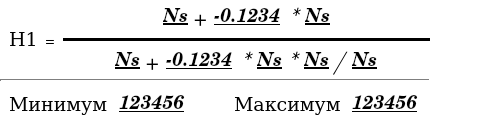
<?xml version="1.0" encoding="UTF-8"?>
<ui version="4.0">
 <class>SPRFormulaItemWidget</class>
 <widget class="QWidget" name="SPRFormulaItemWidget">
  <property name="geometry">
   <rect>
    <x>0</x>
    <y>0</y>
    <width>502</width>
    <height>135</height>
   </rect>
  </property>
  <property name="palette">
   <palette>
    <active>
     <colorrole role="WindowText">
      <brush brushstyle="SolidPattern">
       <color alpha="255">
        <red>0</red>
        <green>0</green>
        <blue>0</blue>
       </color>
      </brush>
     </colorrole>
     <colorrole role="Button">
      <brush brushstyle="SolidPattern">
       <color alpha="255">
        <red>255</red>
        <green>255</green>
        <blue>255</blue>
       </color>
      </brush>
     </colorrole>
     <colorrole role="Light">
      <brush brushstyle="SolidPattern">
       <color alpha="255">
        <red>255</red>
        <green>255</green>
        <blue>255</blue>
       </color>
      </brush>
     </colorrole>
     <colorrole role="Midlight">
      <brush brushstyle="SolidPattern">
       <color alpha="255">
        <red>255</red>
        <green>255</green>
        <blue>255</blue>
       </color>
      </brush>
     </colorrole>
     <colorrole role="Dark">
      <brush brushstyle="SolidPattern">
       <color alpha="255">
        <red>127</red>
        <green>127</green>
        <blue>127</blue>
       </color>
      </brush>
     </colorrole>
     <colorrole role="Mid">
      <brush brushstyle="SolidPattern">
       <color alpha="255">
        <red>170</red>
        <green>170</green>
        <blue>170</blue>
       </color>
      </brush>
     </colorrole>
     <colorrole role="Text">
      <brush brushstyle="SolidPattern">
       <color alpha="255">
        <red>0</red>
        <green>0</green>
        <blue>0</blue>
       </color>
      </brush>
     </colorrole>
     <colorrole role="BrightText">
      <brush brushstyle="SolidPattern">
       <color alpha="255">
        <red>255</red>
        <green>255</green>
        <blue>255</blue>
       </color>
      </brush>
     </colorrole>
     <colorrole role="ButtonText">
      <brush brushstyle="SolidPattern">
       <color alpha="255">
        <red>0</red>
        <green>0</green>
        <blue>0</blue>
       </color>
      </brush>
     </colorrole>
     <colorrole role="Base">
      <brush brushstyle="SolidPattern">
       <color alpha="255">
        <red>255</red>
        <green>255</green>
        <blue>255</blue>
       </color>
      </brush>
     </colorrole>
     <colorrole role="Window">
      <brush brushstyle="SolidPattern">
       <color alpha="255">
        <red>255</red>
        <green>255</green>
        <blue>255</blue>
       </color>
      </brush>
     </colorrole>
     <colorrole role="Shadow">
      <brush brushstyle="SolidPattern">
       <color alpha="255">
        <red>0</red>
        <green>0</green>
        <blue>0</blue>
       </color>
      </brush>
     </colorrole>
     <colorrole role="AlternateBase">
      <brush brushstyle="SolidPattern">
       <color alpha="255">
        <red>255</red>
        <green>255</green>
        <blue>255</blue>
       </color>
      </brush>
     </colorrole>
     <colorrole role="ToolTipBase">
      <brush brushstyle="SolidPattern">
       <color alpha="255">
        <red>255</red>
        <green>255</green>
        <blue>220</blue>
       </color>
      </brush>
     </colorrole>
     <colorrole role="ToolTipText">
      <brush brushstyle="SolidPattern">
       <color alpha="255">
        <red>0</red>
        <green>0</green>
        <blue>0</blue>
       </color>
      </brush>
     </colorrole>
    </active>
    <inactive>
     <colorrole role="WindowText">
      <brush brushstyle="SolidPattern">
       <color alpha="255">
        <red>0</red>
        <green>0</green>
        <blue>0</blue>
       </color>
      </brush>
     </colorrole>
     <colorrole role="Button">
      <brush brushstyle="SolidPattern">
       <color alpha="255">
        <red>255</red>
        <green>255</green>
        <blue>255</blue>
       </color>
      </brush>
     </colorrole>
     <colorrole role="Light">
      <brush brushstyle="SolidPattern">
       <color alpha="255">
        <red>255</red>
        <green>255</green>
        <blue>255</blue>
       </color>
      </brush>
     </colorrole>
     <colorrole role="Midlight">
      <brush brushstyle="SolidPattern">
       <color alpha="255">
        <red>255</red>
        <green>255</green>
        <blue>255</blue>
       </color>
      </brush>
     </colorrole>
     <colorrole role="Dark">
      <brush brushstyle="SolidPattern">
       <color alpha="255">
        <red>127</red>
        <green>127</green>
        <blue>127</blue>
       </color>
      </brush>
     </colorrole>
     <colorrole role="Mid">
      <brush brushstyle="SolidPattern">
       <color alpha="255">
        <red>170</red>
        <green>170</green>
        <blue>170</blue>
       </color>
      </brush>
     </colorrole>
     <colorrole role="Text">
      <brush brushstyle="SolidPattern">
       <color alpha="255">
        <red>0</red>
        <green>0</green>
        <blue>0</blue>
       </color>
      </brush>
     </colorrole>
     <colorrole role="BrightText">
      <brush brushstyle="SolidPattern">
       <color alpha="255">
        <red>255</red>
        <green>255</green>
        <blue>255</blue>
       </color>
      </brush>
     </colorrole>
     <colorrole role="ButtonText">
      <brush brushstyle="SolidPattern">
       <color alpha="255">
        <red>0</red>
        <green>0</green>
        <blue>0</blue>
       </color>
      </brush>
     </colorrole>
     <colorrole role="Base">
      <brush brushstyle="SolidPattern">
       <color alpha="255">
        <red>255</red>
        <green>255</green>
        <blue>255</blue>
       </color>
      </brush>
     </colorrole>
     <colorrole role="Window">
      <brush brushstyle="SolidPattern">
       <color alpha="255">
        <red>255</red>
        <green>255</green>
        <blue>255</blue>
       </color>
      </brush>
     </colorrole>
     <colorrole role="Shadow">
      <brush brushstyle="SolidPattern">
       <color alpha="255">
        <red>0</red>
        <green>0</green>
        <blue>0</blue>
       </color>
      </brush>
     </colorrole>
     <colorrole role="AlternateBase">
      <brush brushstyle="SolidPattern">
       <color alpha="255">
        <red>255</red>
        <green>255</green>
        <blue>255</blue>
       </color>
      </brush>
     </colorrole>
     <colorrole role="ToolTipBase">
      <brush brushstyle="SolidPattern">
       <color alpha="255">
        <red>255</red>
        <green>255</green>
        <blue>220</blue>
       </color>
      </brush>
     </colorrole>
     <colorrole role="ToolTipText">
      <brush brushstyle="SolidPattern">
       <color alpha="255">
        <red>0</red>
        <green>0</green>
        <blue>0</blue>
       </color>
      </brush>
     </colorrole>
    </inactive>
    <disabled>
     <colorrole role="WindowText">
      <brush brushstyle="SolidPattern">
       <color alpha="255">
        <red>127</red>
        <green>127</green>
        <blue>127</blue>
       </color>
      </brush>
     </colorrole>
     <colorrole role="Button">
      <brush brushstyle="SolidPattern">
       <color alpha="255">
        <red>255</red>
        <green>255</green>
        <blue>255</blue>
       </color>
      </brush>
     </colorrole>
     <colorrole role="Light">
      <brush brushstyle="SolidPattern">
       <color alpha="255">
        <red>255</red>
        <green>255</green>
        <blue>255</blue>
       </color>
      </brush>
     </colorrole>
     <colorrole role="Midlight">
      <brush brushstyle="SolidPattern">
       <color alpha="255">
        <red>255</red>
        <green>255</green>
        <blue>255</blue>
       </color>
      </brush>
     </colorrole>
     <colorrole role="Dark">
      <brush brushstyle="SolidPattern">
       <color alpha="255">
        <red>127</red>
        <green>127</green>
        <blue>127</blue>
       </color>
      </brush>
     </colorrole>
     <colorrole role="Mid">
      <brush brushstyle="SolidPattern">
       <color alpha="255">
        <red>170</red>
        <green>170</green>
        <blue>170</blue>
       </color>
      </brush>
     </colorrole>
     <colorrole role="Text">
      <brush brushstyle="SolidPattern">
       <color alpha="255">
        <red>127</red>
        <green>127</green>
        <blue>127</blue>
       </color>
      </brush>
     </colorrole>
     <colorrole role="BrightText">
      <brush brushstyle="SolidPattern">
       <color alpha="255">
        <red>255</red>
        <green>255</green>
        <blue>255</blue>
       </color>
      </brush>
     </colorrole>
     <colorrole role="ButtonText">
      <brush brushstyle="SolidPattern">
       <color alpha="255">
        <red>127</red>
        <green>127</green>
        <blue>127</blue>
       </color>
      </brush>
     </colorrole>
     <colorrole role="Base">
      <brush brushstyle="SolidPattern">
       <color alpha="255">
        <red>255</red>
        <green>255</green>
        <blue>255</blue>
       </color>
      </brush>
     </colorrole>
     <colorrole role="Window">
      <brush brushstyle="SolidPattern">
       <color alpha="255">
        <red>255</red>
        <green>255</green>
        <blue>255</blue>
       </color>
      </brush>
     </colorrole>
     <colorrole role="Shadow">
      <brush brushstyle="SolidPattern">
       <color alpha="255">
        <red>0</red>
        <green>0</green>
        <blue>0</blue>
       </color>
      </brush>
     </colorrole>
     <colorrole role="AlternateBase">
      <brush brushstyle="SolidPattern">
       <color alpha="255">
        <red>255</red>
        <green>255</green>
        <blue>255</blue>
       </color>
      </brush>
     </colorrole>
     <colorrole role="ToolTipBase">
      <brush brushstyle="SolidPattern">
       <color alpha="255">
        <red>255</red>
        <green>255</green>
        <blue>220</blue>
       </color>
      </brush>
     </colorrole>
     <colorrole role="ToolTipText">
      <brush brushstyle="SolidPattern">
       <color alpha="255">
        <red>0</red>
        <green>0</green>
        <blue>0</blue>
       </color>
      </brush>
     </colorrole>
    </disabled>
   </palette>
  </property>
  <property name="font">
   <font>
    <family>Comic Sans MS</family>
    <pointsize>14</pointsize>
   </font>
  </property>
  <property name="windowTitle">
   <string>Form</string>
  </property>
  <layout class="QHBoxLayout" name="horizontalLayout_6">
   <property name="leftMargin">
    <number>0</number>
   </property>
   <property name="topMargin">
    <number>0</number>
   </property>
   <property name="rightMargin">
    <number>0</number>
   </property>
   <property name="bottomMargin">
    <number>0</number>
   </property>
   <item>
    <widget class="QWidget" name="widget_6" native="true">
     <layout class="QVBoxLayout" name="verticalLayout_2">
      <property name="spacing">
       <number>0</number>
      </property>
      <property name="leftMargin">
       <number>0</number>
      </property>
      <property name="topMargin">
       <number>0</number>
      </property>
      <property name="rightMargin">
       <number>0</number>
      </property>
      <property name="bottomMargin">
       <number>0</number>
      </property>
      <item>
       <widget class="QWidget" name="widget_5" native="true">
        <layout class="QHBoxLayout" name="horizontalLayout_5">
         <property name="spacing">
          <number>0</number>
         </property>
         <property name="leftMargin">
          <number>0</number>
         </property>
         <property name="topMargin">
          <number>0</number>
         </property>
         <property name="rightMargin">
          <number>0</number>
         </property>
         <property name="bottomMargin">
          <number>0</number>
         </property>
         <item>
          <widget class="QWidget" name="widget_4" native="true">
           <layout class="QHBoxLayout" name="horizontalLayout_4">
            <item>
             <widget class="QLabel" name="lResult">
              <property name="font">
               <font>
                <family>DejaVu Serif</family>
                <weight>50</weight>
                <italic>false</italic>
                <bold>false</bold>
                <underline>false</underline>
               </font>
              </property>
              <property name="text">
               <string>H1</string>
              </property>
             </widget>
            </item>
            <item>
             <widget class="QLabel" name="label_2">
              <property name="font">
               <font>
                <underline>false</underline>
               </font>
              </property>
              <property name="text">
               <string>=</string>
              </property>
             </widget>
            </item>
           </layout>
          </widget>
         </item>
         <item>
          <widget class="QWidget" name="widget_3" native="true">
           <layout class="QVBoxLayout" name="verticalLayout">
            <property name="spacing">
             <number>3</number>
            </property>
            <property name="leftMargin">
             <number>0</number>
            </property>
            <property name="topMargin">
             <number>0</number>
            </property>
            <property name="rightMargin">
             <number>0</number>
            </property>
            <property name="bottomMargin">
             <number>0</number>
            </property>
            <item>
             <widget class="QWidget" name="widget" native="true">
              <layout class="QHBoxLayout" name="horizontalLayout">
               <property name="spacing">
                <number>3</number>
               </property>
               <property name="leftMargin">
                <number>0</number>
               </property>
               <property name="topMargin">
                <number>0</number>
               </property>
               <property name="rightMargin">
                <number>0</number>
               </property>
               <property name="bottomMargin">
                <number>0</number>
               </property>
               <item>
                <spacer name="horizontalSpacer">
                 <property name="orientation">
                  <enum>Qt::Horizontal</enum>
                 </property>
                 <property name="sizeHint" stdset="0">
                  <size>
                   <width>40</width>
                   <height>20</height>
                  </size>
                 </property>
                </spacer>
               </item>
               <item>
                <widget class="SPRFormulaElement" name="lElementUp1">
                 <property name="font">
                  <font>
                   <family>Century Schoolbook L</family>
                   <weight>75</weight>
                   <italic>true</italic>
                   <bold>true</bold>
                   <underline>true</underline>
                  </font>
                 </property>
                 <property name="autoFillBackground">
                  <bool>false</bool>
                 </property>
                 <property name="lineWidth">
                  <number>0</number>
                 </property>
                 <property name="text">
                  <string>Ns</string>
                 </property>
                </widget>
               </item>
               <item>
                <widget class="QLabel" name="label_4">
                 <property name="font">
                  <font>
                   <family>Comic Sans MS</family>
                   <pointsize>20</pointsize>
                   <underline>false</underline>
                  </font>
                 </property>
                 <property name="text">
                  <string>+</string>
                 </property>
                </widget>
               </item>
               <item>
                <widget class="QLineEdit" name="leMulUp">
                 <property name="sizePolicy">
                  <sizepolicy hsizetype="Minimum" vsizetype="Fixed">
                   <horstretch>0</horstretch>
                   <verstretch>0</verstretch>
                  </sizepolicy>
                 </property>
                 <property name="maximumSize">
                  <size>
                   <width>74</width>
                   <height>31</height>
                  </size>
                 </property>
                 <property name="font">
                  <font>
                   <family>Century Schoolbook L</family>
                   <weight>75</weight>
                   <italic>true</italic>
                   <bold>true</bold>
                   <underline>true</underline>
                  </font>
                 </property>
                 <property name="autoFillBackground">
                  <bool>false</bool>
                 </property>
                 <property name="text">
                  <string>-0.1234</string>
                 </property>
                 <property name="frame">
                  <bool>false</bool>
                 </property>
                 <property name="alignment">
                  <set>Qt::AlignRight|Qt::AlignTrailing|Qt::AlignVCenter</set>
                 </property>
                </widget>
               </item>
               <item>
                <widget class="QLabel" name="label_5">
                 <property name="font">
                  <font>
                   <pointsize>20</pointsize>
                   <underline>false</underline>
                  </font>
                 </property>
                 <property name="text">
                  <string>*</string>
                 </property>
                </widget>
               </item>
               <item>
                <widget class="SPRFormulaElement" name="lElementUp2">
                 <property name="font">
                  <font>
                   <family>Century Schoolbook L</family>
                   <weight>75</weight>
                   <italic>true</italic>
                   <bold>true</bold>
                   <underline>true</underline>
                  </font>
                 </property>
                 <property name="autoFillBackground">
                  <bool>false</bool>
                 </property>
                 <property name="lineWidth">
                  <number>0</number>
                 </property>
                 <property name="text">
                  <string>Ns</string>
                 </property>
                </widget>
               </item>
               <item>
                <spacer name="horizontalSpacer_2">
                 <property name="orientation">
                  <enum>Qt::Horizontal</enum>
                 </property>
                 <property name="sizeHint" stdset="0">
                  <size>
                   <width>40</width>
                   <height>20</height>
                  </size>
                 </property>
                </spacer>
               </item>
              </layout>
             </widget>
            </item>
            <item>
             <widget class="Line" name="line">
              <property name="frameShadow">
               <enum>QFrame::Plain</enum>
              </property>
              <property name="lineWidth">
               <number>3</number>
              </property>
              <property name="orientation">
               <enum>Qt::Horizontal</enum>
              </property>
             </widget>
            </item>
            <item>
             <widget class="QWidget" name="widget_2" native="true">
              <layout class="QHBoxLayout" name="horizontalLayout_2">
               <property name="spacing">
                <number>3</number>
               </property>
               <property name="leftMargin">
                <number>0</number>
               </property>
               <property name="topMargin">
                <number>0</number>
               </property>
               <property name="rightMargin">
                <number>0</number>
               </property>
               <property name="bottomMargin">
                <number>0</number>
               </property>
               <item>
                <spacer name="horizontalSpacer_5">
                 <property name="orientation">
                  <enum>Qt::Horizontal</enum>
                 </property>
                 <property name="sizeHint" stdset="0">
                  <size>
                   <width>13</width>
                   <height>28</height>
                  </size>
                 </property>
                </spacer>
               </item>
               <item>
                <widget class="SPRFormulaElement" name="lElementDown1">
                 <property name="font">
                  <font>
                   <family>Century Schoolbook L</family>
                   <weight>75</weight>
                   <italic>true</italic>
                   <bold>true</bold>
                   <underline>true</underline>
                  </font>
                 </property>
                 <property name="autoFillBackground">
                  <bool>false</bool>
                 </property>
                 <property name="lineWidth">
                  <number>0</number>
                 </property>
                 <property name="text">
                  <string>Ns</string>
                 </property>
                </widget>
               </item>
               <item>
                <widget class="QLabel" name="label_8">
                 <property name="font">
                  <font>
                   <family>Comic Sans MS</family>
                   <pointsize>20</pointsize>
                   <underline>false</underline>
                  </font>
                 </property>
                 <property name="text">
                  <string>+</string>
                 </property>
                </widget>
               </item>
               <item>
                <widget class="QLineEdit" name="leMulDown">
                 <property name="sizePolicy">
                  <sizepolicy hsizetype="Minimum" vsizetype="Fixed">
                   <horstretch>0</horstretch>
                   <verstretch>0</verstretch>
                  </sizepolicy>
                 </property>
                 <property name="maximumSize">
                  <size>
                   <width>74</width>
                   <height>31</height>
                  </size>
                 </property>
                 <property name="font">
                  <font>
                   <family>Century Schoolbook L</family>
                   <weight>75</weight>
                   <italic>true</italic>
                   <bold>true</bold>
                   <underline>true</underline>
                  </font>
                 </property>
                 <property name="autoFillBackground">
                  <bool>false</bool>
                 </property>
                 <property name="text">
                  <string>-0.1234</string>
                 </property>
                 <property name="frame">
                  <bool>false</bool>
                 </property>
                 <property name="alignment">
                  <set>Qt::AlignRight|Qt::AlignTrailing|Qt::AlignVCenter</set>
                 </property>
                </widget>
               </item>
               <item>
                <widget class="QLabel" name="label_9">
                 <property name="font">
                  <font>
                   <pointsize>20</pointsize>
                   <underline>false</underline>
                  </font>
                 </property>
                 <property name="text">
                  <string>*</string>
                 </property>
                </widget>
               </item>
               <item>
                <widget class="SPRFormulaElement" name="lElementDown2">
                 <property name="font">
                  <font>
                   <family>Century Schoolbook L</family>
                   <weight>75</weight>
                   <italic>true</italic>
                   <bold>true</bold>
                   <underline>true</underline>
                  </font>
                 </property>
                 <property name="autoFillBackground">
                  <bool>false</bool>
                 </property>
                 <property name="lineWidth">
                  <number>0</number>
                 </property>
                 <property name="text">
                  <string>Ns</string>
                 </property>
                </widget>
               </item>
               <item>
                <widget class="QLabel" name="label_11">
                 <property name="font">
                  <font>
                   <pointsize>20</pointsize>
                   <underline>false</underline>
                  </font>
                 </property>
                 <property name="text">
                  <string>*</string>
                 </property>
                </widget>
               </item>
               <item>
                <widget class="SPRFormulaElement" name="lElementDown3">
                 <property name="font">
                  <font>
                   <family>Century Schoolbook L</family>
                   <weight>75</weight>
                   <italic>true</italic>
                   <bold>true</bold>
                   <underline>true</underline>
                  </font>
                 </property>
                 <property name="autoFillBackground">
                  <bool>false</bool>
                 </property>
                 <property name="lineWidth">
                  <number>0</number>
                 </property>
                 <property name="text">
                  <string>Ns</string>
                 </property>
                </widget>
               </item>
               <item>
                <widget class="QLabel" name="label_13">
                 <property name="font">
                  <font>
                   <pointsize>20</pointsize>
                   <underline>false</underline>
                  </font>
                 </property>
                 <property name="text">
                  <string>/</string>
                 </property>
                </widget>
               </item>
               <item>
                <widget class="SPRFormulaElement" name="lElementDown4">
                 <property name="font">
                  <font>
                   <family>Century Schoolbook L</family>
                   <weight>75</weight>
                   <italic>true</italic>
                   <bold>true</bold>
                   <underline>true</underline>
                  </font>
                 </property>
                 <property name="autoFillBackground">
                  <bool>false</bool>
                 </property>
                 <property name="lineWidth">
                  <number>0</number>
                 </property>
                 <property name="text">
                  <string>Ns</string>
                 </property>
                </widget>
               </item>
               <item>
                <spacer name="horizontalSpacer_6">
                 <property name="orientation">
                  <enum>Qt::Horizontal</enum>
                 </property>
                 <property name="sizeHint" stdset="0">
                  <size>
                   <width>13</width>
                   <height>28</height>
                  </size>
                 </property>
                </spacer>
               </item>
              </layout>
             </widget>
            </item>
           </layout>
          </widget>
         </item>
        </layout>
       </widget>
      </item>
      <item>
       <widget class="Line" name="line_2">
        <property name="lineWidth">
         <number>2</number>
        </property>
        <property name="orientation">
         <enum>Qt::Horizontal</enum>
        </property>
       </widget>
      </item>
      <item>
       <widget class="QWidget" name="wDown" native="true">
        <layout class="QHBoxLayout" name="horizontalLayout_3">
         <property name="topMargin">
          <number>9</number>
         </property>
         <property name="bottomMargin">
          <number>0</number>
         </property>
         <item>
          <widget class="QLabel" name="label">
           <property name="font">
            <font>
             <family>DejaVu Serif</family>
             <weight>50</weight>
             <bold>false</bold>
            </font>
           </property>
           <property name="text">
            <string>Минимум</string>
           </property>
          </widget>
         </item>
         <item>
          <widget class="QLineEdit" name="leMin">
           <property name="maximumSize">
            <size>
             <width>74</width>
             <height>16777215</height>
            </size>
           </property>
           <property name="font">
            <font>
             <family>Century Schoolbook L</family>
             <weight>75</weight>
             <italic>true</italic>
             <bold>true</bold>
             <underline>true</underline>
            </font>
           </property>
           <property name="text">
            <string>123456</string>
           </property>
           <property name="frame">
            <bool>false</bool>
           </property>
           <property name="alignment">
            <set>Qt::AlignRight|Qt::AlignTrailing|Qt::AlignVCenter</set>
           </property>
          </widget>
         </item>
         <item>
          <spacer name="horizontalSpacer_3">
           <property name="orientation">
            <enum>Qt::Horizontal</enum>
           </property>
           <property name="sizeHint" stdset="0">
            <size>
             <width>40</width>
             <height>20</height>
            </size>
           </property>
          </spacer>
         </item>
         <item>
          <widget class="QLabel" name="label_3">
           <property name="font">
            <font>
             <family>DejaVu Serif</family>
             <weight>50</weight>
             <bold>false</bold>
            </font>
           </property>
           <property name="text">
            <string>Максимум</string>
           </property>
          </widget>
         </item>
         <item>
          <widget class="QLineEdit" name="leMax">
           <property name="maximumSize">
            <size>
             <width>74</width>
             <height>16777215</height>
            </size>
           </property>
           <property name="font">
            <font>
             <family>Century Schoolbook L</family>
             <weight>75</weight>
             <italic>true</italic>
             <bold>true</bold>
             <underline>true</underline>
            </font>
           </property>
           <property name="text">
            <string>123456</string>
           </property>
           <property name="frame">
            <bool>false</bool>
           </property>
           <property name="alignment">
            <set>Qt::AlignRight|Qt::AlignTrailing|Qt::AlignVCenter</set>
           </property>
          </widget>
         </item>
        </layout>
       </widget>
      </item>
      <item>
       <spacer name="verticalSpacer">
        <property name="orientation">
         <enum>Qt::Vertical</enum>
        </property>
        <property name="sizeHint" stdset="0">
         <size>
          <width>20</width>
          <height>40</height>
         </size>
        </property>
       </spacer>
      </item>
     </layout>
    </widget>
   </item>
   <item>
    <spacer name="horizontalSpacer_4">
     <property name="orientation">
      <enum>Qt::Horizontal</enum>
     </property>
     <property name="sizeHint" stdset="0">
      <size>
       <width>40</width>
       <height>20</height>
      </size>
     </property>
    </spacer>
   </item>
  </layout>
 </widget>
 <customwidgets>
  <customwidget>
   <class>SPRFormulaElement</class>
   <extends>QLabel</extends>
   <header>sprformulaelement.h</header>
  </customwidget>
 </customwidgets>
 <resources/>
 <connections/>
</ui>
